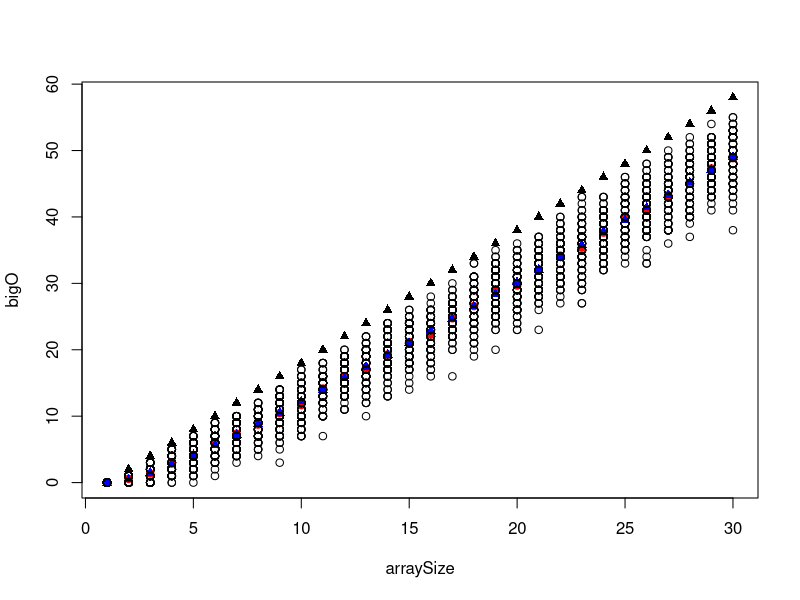

Write R code to recreate this figure.
# Author: Shaun Cunningham
# Date: 3 November 2014

#Execute trials on arrays from length 1 to largestArray.
largestArray <- 30

#Number of trials for each array size.
numObs <- 100

posLargest <- function(x, startAt=1)
{
  which(x==max(x[startAt:length(x)]), arr.ind=TRUE)[1]
}

#Sorts an array using the pancake algorithm, largest to smallest
#Return value is the number of flips needed to sort the array
pancakeSort <- function(x)
{
  flips <- 0
  
  for(bottomUnsorted in seq_along(x))
  {
    largest <- posLargest(x, bottomUnsorted)
    
    print(c("Unsorted position:", bottomUnsorted))
    print(c("Largest position:", largest))
    
    if(largest==bottomUnsorted)
    {
      print("No flip needed")
      print(x)
    }
    else if(largest == length(x))
    {
      print("One flip neeced")
      print(x)
      x[bottomUnsorted:length(x)] <- rev(x[bottomUnsorted:length(x)])
      flips <- flips+1
      print(c("Flipped ",bottomUnsorted," to ",length(x)))
      print(x)
    }
    else if(largest > bottomUnsorted)
    {
      print("Two flips needed")
      print(x)
      x[largest:length(x)] <- rev(x[largest:length(x)])
      flips <- flips+1
      print(c("Flipped ",largest," to ",length(x)))
      print(x)
      x[bottomUnsorted:length(x)] <- rev(x[bottomUnsorted:length(x)])
      flips <- flips+1
      print(c("Flipped ",bottomUnsorted," to ",length(x)))
      print(x)
    }    
  }
  
  flips
}

arraySize <- seq(1:largestArray)
observation <- seq(1:numObs)

results <- expand.grid(observation=observation,arraySize=arraySize)
#results$flips <- sapply(lapply(results$arraySize,runif), pancakeSort)
results$arrayToSort <- sapply(results$arraySize,function(x) rank(runif(x)))
results$flips <- sapply(results$arrayToSort, pancakeSort)

# Big-O bound of worst performance
bigO <- 2*(arraySize -1 )
par(pch=17)
plot(arraySize, bigO)
#legend(1,legend="Big-O Performance Bound",pch=17)

# Observed mean flips
obsMean <- aggregate(flips ~ arraySize, results, mean)
par(col="red")
par(pch=19)
points(obsMean$arraySize, obsMean$flips)
#legend(2,legend="Mean Flips Required", pch=19)
par(col="black")

# Expected number of flips, using my solution to the recurrence series
eFlips <- sapply(arraySize, function(x)  2*x + 1 - 3*sum(1/seq(x)))
par(col="blue")
par(pch=17)
points(arraySize, eFlips)
par(col="black")

# Actual observations of flips required
par(pch=1)
points(results$arraySize,results$flips)

# Just how well does expected number of flips predict the mean?
linModel <- lm(obsMean$flips ~ eFlips + 0)
summary(linModel)
# I got an R-squared of 0.9999 Nailed it!